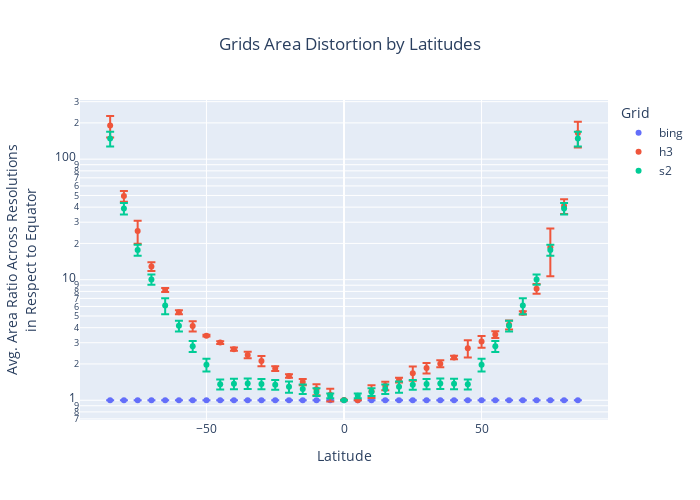

The notebook cell saved with this chart:
### Code cell
px.scatter(df, x='lat', y='ratio mean', 
           error_y='ratio std',
           color='grid_type',
           title=f'Grids Area Distortion by Latitudes',
           height=500, width=700,
           log_y=True,
           labels={'ratio mean': 'Avg. Area Ratio Across Resolutions<br>in Respect to Equator',
                   'lat': 'Latitude', 'grid_type': 'Grid'}
          ).update(layout=dict(title=dict(x=0.5)))

### Figure 1 — Plotly figure (JSON) as saved in the notebook; plotly's stock layout.template omitted (floating-point values rounded to 4 significant figures)
{"data": [{"error_y": {"array": [5.576e-11, 5.569e-11, 5.574e-11, 5.575e-11, 5.573e-11, 5.573e-11, 5.574e-11, 5.574e-11, 5.573e-11, 5.574e-11, 5.573e-11, 5.574e-11, 5.574e-11, 5.574e-11, 5.573e-11, 5.574e-11, 5.574e-11, 5.574e-11, 5.574e-11, 5.574e-11, 5.574e-11, 5.574e-11, 5.574e-11, 5.574e-11, 5.574e-11, 5.573e-11, 5.573e-11, 5.573e-11, 5.573e-11, 5.574e-11, 5.573e-11, 5.574e-11, 5.574e-11, 5.574e-11, 2.362e-13]}, "hovertemplate": "Grid=bing<br>Latitude=%{x}<br>Avg. Area Ratio Across Resolutions<br>in Respect to Equator=%{y}<extra></extra>", "legendgroup": "bing", "marker": {"color": "#636efa", "symbol": "circle"}, "mode": "markers", "name": "bing", "orientation": "v", "showlegend": true, "type": "scatter", "x": [-85, -80, -75, -70, -65, -60, -55, -50, -45, -40, -35, -30, -25, -20, -15, -10, -5, 0, 5, 10, 15, 20, 25, 30, 35, 40, 45, 50, 55, 60, 65, 70, 75, 80, 85], "xaxis": "x", "y": [1.0, 1.0, 1.0, 1.0, 1.0, 1.0, 1.0, 1.0, 1.0, 1.0, 1.0, 1.0, 1.0, 1.0, 1.0, 1.0, 1.0, 1.0, 1.0, 1.0, 1.0, 1.0, 1.0, 1.0, 1.0, 1.0, 1.0, 1.0, 1.0, 1.0, 1.0, 1.0, 1.0, 1.0, 1.0], "yaxis": "y"}, {"error_y": {"array": [38.29, 5.079, 5.46, 1.061, 0.3024, 0.2023, 0.4024, 0.05379, 0.08158, 0.07941, 0.1441, 0.2083, 0.08358, 0.05003, 0.08191, 0.1289, 0.1366, 0.008605, 0.0004741, 0.1425, 0.107, 0.0669, 0.2266, 0.1864, 0.137, 0.07748, 0.441, 0.3489, 0.2267, 0.3623, 0.1623, 0.7824, 7.931, 5.688, 39.6]}, "hovertemplate": "Grid=h3<br>Latitude=%{x}<br>Avg. Area Ratio Across Resolutions<br>in Respect to Equator=%{y}<extra></extra>", "legendgroup": "h3", "marker": {"color": "#EF553B", "symbol": "circle"}, "mode": "markers", "name": "h3", "orientation": "v", "showlegend": true, "type": "scatter", "x": [-85, -80, -75, -70, -65, -60, -55, -50, -45, -40, -35, -30, -25, -20, -15, -10, -5, 0, 5, 10, 15, 20, 25, 30, 35, 40, 45, 50, 55, 60, 65, 70, 75, 80, 85], "xaxis": "x", "y": [189.8, 49.39, 25.33, 12.87, 8.218, 5.375, 4.121, 3.436, 3.011, 2.654, 2.379, 2.121, 1.833, 1.59, 1.416, 1.232, 1.111, 1.003, 1.001, 1.188, 1.319, 1.471, 1.679, 1.853, 2.013, 2.261, 2.703, 3.07, 3.506, 4.226, 5.316, 8.419, 18.62, 40.8, 164.8], "yaxis": "y"}, {"error_y": {"array": [20.62, 4.312, 1.873, 0.982, 0.9317, 0.4245, 0.2976, 0.2402, 0.1277, 0.1353, 0.1372, 0.1334, 0.1241, 0.1354, 0.1102, 0.08686, 0.04995, 0, 0.04995, 0.08686, 0.1102, 0.1354, 0.1241, 0.1334, 0.1372, 0.1353, 0.1277, 0.2402, 0.2976, 0.4245, 0.9317, 0.982, 1.873, 4.312, 20.62]}, "hovertemplate": "Grid=s2<br>Latitude=%{x}<br>Avg. Area Ratio Across Resolutions<br>in Respect to Equator=%{y}<extra></extra>", "legendgroup": "s2", "marker": {"color": "#00cc96", "symbol": "circle"}, "mode": "markers", "name": "s2", "orientation": "v", "showlegend": true, "type": "scatter", "x": [-85, -80, -75, -70, -65, -60, -55, -50, -45, -40, -35, -30, -25, -20, -15, -10, -5, 0, 5, 10, 15, 20, 25, 30, 35, 40, 45, 50, 55, 60, 65, 70, 75, 80, 85], "xaxis": "x", "y": [148.3, 39.0, 17.65, 10.05, 6.096, 4.14, 2.806, 1.97, 1.355, 1.371, 1.376, 1.367, 1.345, 1.292, 1.239, 1.169, 1.088, 1, 1.088, 1.169, 1.239, 1.292, 1.345, 1.367, 1.376, 1.371, 1.355, 1.97, 2.806, 4.14, 6.096, 10.05, 17.65, 39.0, 148.3], "yaxis": "y"}], "layout": {"height": 500, "legend": {"title": {"text": "Grid"}, "tracegroupgap": 0}, "title": {"text": "Grids Area Distortion by Latitudes", "x": 0.5}, "width": 700, "xaxis": {"anchor": "y", "autorange": true, "domain": [0, 1], "range": [-95.97, 95.97], "title": {"text": "Latitude"}, "type": "linear"}, "yaxis": {"anchor": "x", "autorange": true, "domain": [0, 1], "range": [-0.1638, 2.491], "title": {"text": "Avg. Area Ratio Across Resolutions<br>in Respect to Equator"}, "type": "log"}}}
